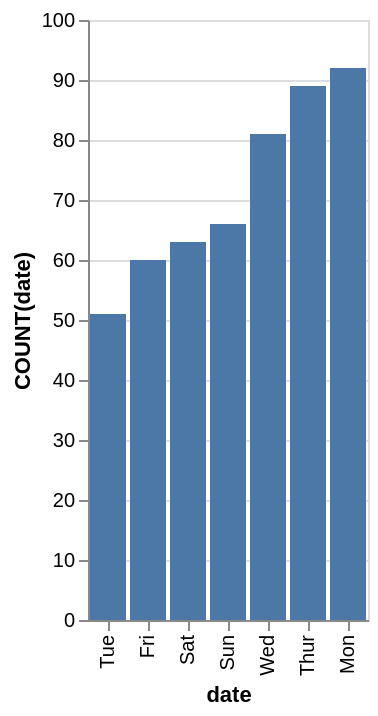

Write the Vega-Lite specification saved for this chart.
### Vega-Lite specification from a JSON file in a GitHub repository (floating-point values rounded to 4 significant figures)
{"data": {"values": [{"x_data": "Mon", "y_data": 92}, {"x_data": "Tue", "y_data": 51}, {"x_data": "Wed", "y_data": 81}, {"x_data": "Thur", "y_data": 89}, {"x_data": "Fri", "y_data": 60}, {"x_data": "Sat", "y_data": 63}, {"x_data": "Sun", "y_data": 66}]}, "mark": "bar", "encoding": {"x": {"field": "x_data", "type": "nominal", "title": "date", "sort": {"op": "sum", "field": "y_data", "order": "ascending"}}, "y": {"field": "y_data", "type": "quantitative", "title": "COUNT(date)"}}}
